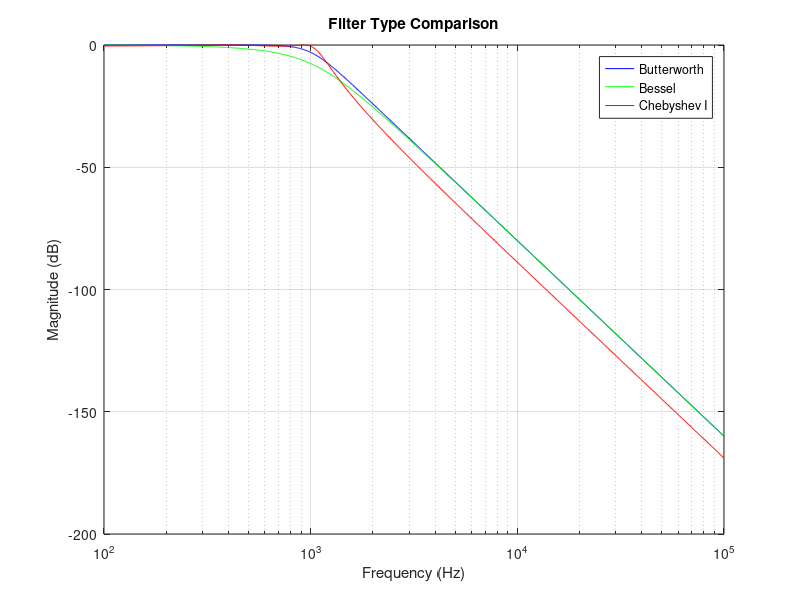

Reproduce this figure in MATLAB.
f_c = 1000;
order = 4;
w_c = 2*pi*f_c;

% Butterworth
[nb, db] = butter(order, w_c, "s");
Hb = tf(nb, db);

% Bessel
[nbes, dbes] = besself(order, w_c);
Hbes = tf(nbes, dbes);

% Chebyshev I (0.5 dB ripple)
[nc1, dc1] = cheby1(order, 0.5, w_c, "s");
Hc1 = tf(nc1, dc1);

% Compare magnitude response
f = logspace(2, 5, 1000);
w = 2 * pi * f;

Hb_mag = freqs(nb, db, w);
Hbes_mag = freqs(nbes, dbes, w);
Hc1_mag = freqs(nc1, dc1, w);

semilogx(f, 20*log10(abs(Hb_mag)), "b", ...
         f, 20*log10(abs(Hbes_mag)), "g", ...
         f, 20*log10(abs(Hc1_mag)), "r");
grid on;
legend("Butterworth", "Bessel", "Chebyshev I");
xlabel("Frequency (Hz)");
ylabel("Magnitude (dB)");
title("Filter Type Comparison");
